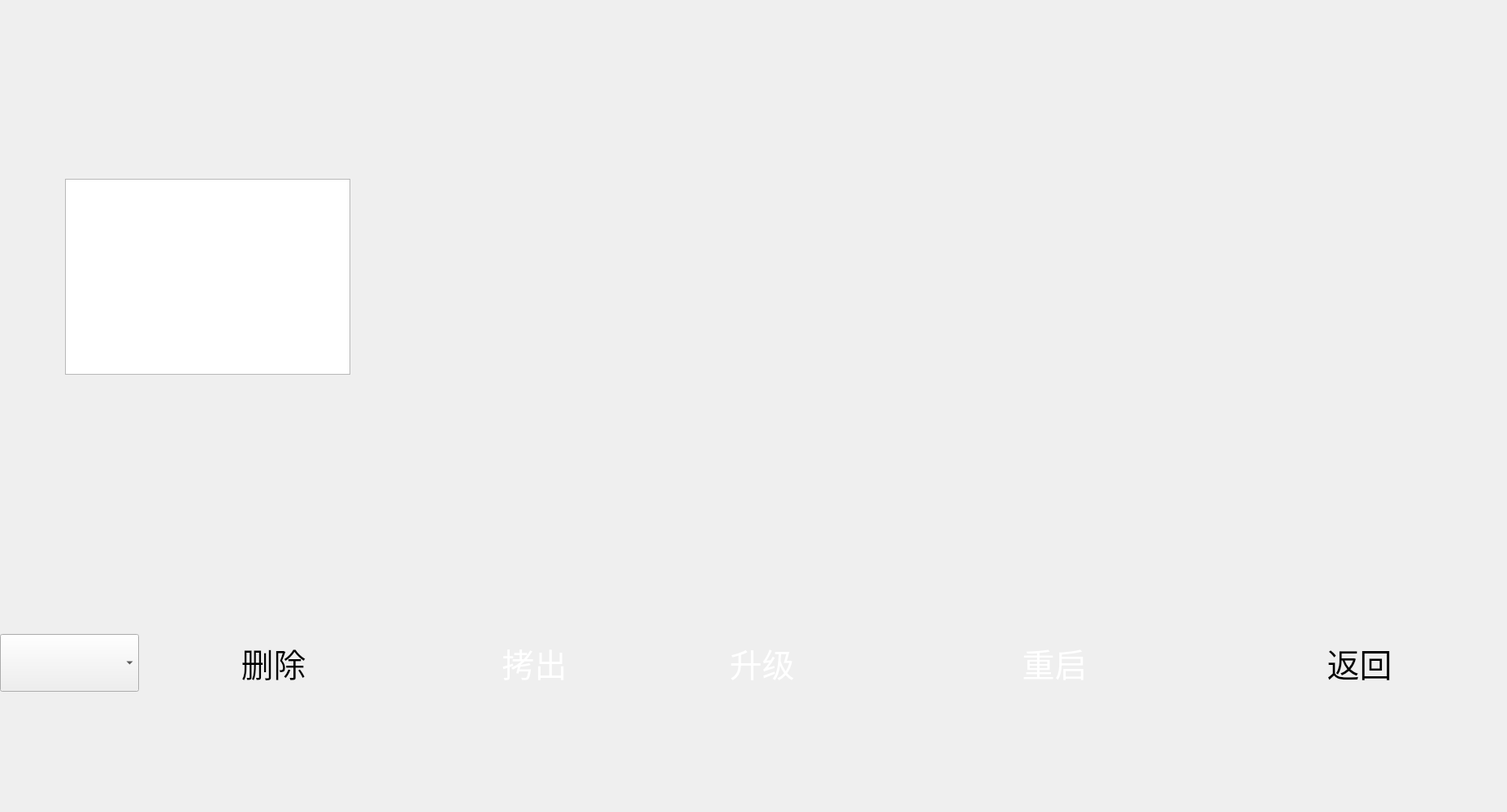
<?xml version="1.0" encoding="UTF-8"?>
<ui version="4.0">
 <class>UsbFile</class>
 <widget class="QDialog" name="UsbFile">
  <property name="geometry">
   <rect>
    <x>0</x>
    <y>0</y>
    <width>1854</width>
    <height>999</height>
   </rect>
  </property>
  <property name="font">
   <font>
    <pointsize>30</pointsize>
   </font>
  </property>
  <property name="windowTitle">
   <string>Dialog</string>
  </property>
  <widget class="QPushButton" name="pushButton">
   <property name="geometry">
    <rect>
     <x>200</x>
     <y>770</y>
     <width>251</width>
     <height>91</height>
    </rect>
   </property>
   <property name="font">
    <font>
     <pointsize>30</pointsize>
    </font>
   </property>
   <property name="styleSheet">
    <string notr="true">background-image: url(:/images/cancel.png);
</string>
   </property>
   <property name="text">
    <string>  删除</string>
   </property>
   <property name="flat">
    <bool>true</bool>
   </property>
  </widget>
  <widget class="QPushButton" name="pushButton_2">
   <property name="geometry">
    <rect>
     <x>510</x>
     <y>770</y>
     <width>251</width>
     <height>91</height>
    </rect>
   </property>
   <property name="font">
    <font>
     <pointsize>30</pointsize>
    </font>
   </property>
   <property name="styleSheet">
    <string notr="true">background-image: url(:/images/confirm.png);
color:#ffffff</string>
   </property>
   <property name="text">
    <string>    拷出</string>
   </property>
   <property name="flat">
    <bool>true</bool>
   </property>
  </widget>
  <widget class="QPushButton" name="pushButton_3">
   <property name="geometry">
    <rect>
     <x>790</x>
     <y>770</y>
     <width>251</width>
     <height>91</height>
    </rect>
   </property>
   <property name="font">
    <font>
     <pointsize>30</pointsize>
    </font>
   </property>
   <property name="styleSheet">
    <string notr="true">background-image: url(:/images/confirm.png);
color:#ffffff</string>
   </property>
   <property name="text">
    <string>    升级</string>
   </property>
   <property name="flat">
    <bool>true</bool>
   </property>
  </widget>
  <widget class="QPushButton" name="pushButton_4">
   <property name="geometry">
    <rect>
     <x>1150</x>
     <y>770</y>
     <width>251</width>
     <height>91</height>
    </rect>
   </property>
   <property name="font">
    <font>
     <pointsize>30</pointsize>
    </font>
   </property>
   <property name="styleSheet">
    <string notr="true">background-image: url(:/images/confirm.png);
color:#ffffff</string>
   </property>
   <property name="text">
    <string>    重启</string>
   </property>
   <property name="flat">
    <bool>true</bool>
   </property>
  </widget>
  <widget class="QPushButton" name="pushButton_5">
   <property name="geometry">
    <rect>
     <x>1510</x>
     <y>770</y>
     <width>281</width>
     <height>91</height>
    </rect>
   </property>
   <property name="font">
    <font>
     <pointsize>30</pointsize>
    </font>
   </property>
   <property name="styleSheet">
    <string notr="true">background-image: url(:/images/backTestbt.png);
</string>
   </property>
   <property name="text">
    <string>    返回</string>
   </property>
   <property name="flat">
    <bool>true</bool>
   </property>
  </widget>
  <widget class="QWidget" name="gridLayoutWidget">
   <property name="geometry">
    <rect>
     <x>20</x>
     <y>20</y>
     <width>1781</width>
     <height>711</height>
    </rect>
   </property>
   <layout class="QGridLayout" name="gridLayout">
    <property name="spacing">
     <number>2</number>
    </property>
   </layout>
  </widget>
  <widget class="QTableWidget" name="tableWidget_usbfile">
   <property name="geometry">
    <rect>
     <x>80</x>
     <y>220</y>
     <width>351</width>
     <height>241</height>
    </rect>
   </property>
  </widget>
  <widget class="QComboBox" name="comboBox_machine">
   <property name="geometry">
    <rect>
     <x>0</x>
     <y>780</y>
     <width>171</width>
     <height>71</height>
    </rect>
   </property>
   <property name="currentText">
    <string/>
   </property>
  </widget>
 </widget>
 <resources/>
 <connections/>
</ui>
